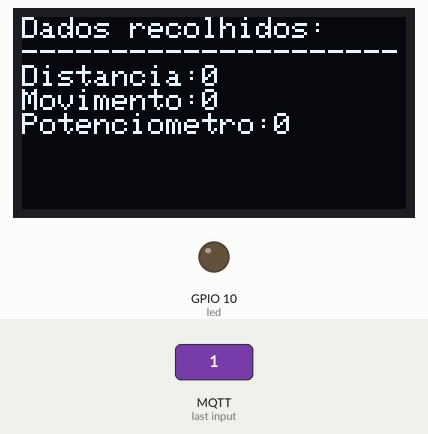
Bench run of a sketch on a simulated ESP32-S3. On the bench: 128×64 one-colour display, output pins drawn as LEDs (lit = HIGH). Inputs (shaded band) come from the test bench. WiFi joins after 1.5 s; servers stay silent unless stated; random numbers use the default seed unless the sketch sets one; no MQTT or app messages arrive unless stated; what the sketch prints to the serial monitor is not drawn.

10.0 s: MQTT message "1" arrives on the first subscribed topic
Above: at 10.6 s.
Timing chart, 0 to 13.0 s (numbered marks = the images above; inputs shaded):
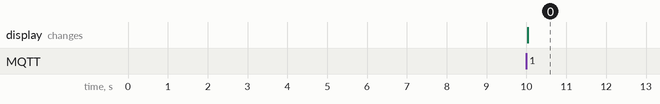

Measured:
- after the input at 10.0 s, the display: changes at once (image 0)

The sketch:

AT01_Receber.ino
```cpp
//Nome: Bruno Davi Dutka
//Turma: TDESI-V1
//Grupo: Bruno, Paulo e Vinicius Angelo

#include <WiFi.h>
#include <PubSubClient.h>
#include <ArduinoJson.h>
#include <Adafruit_SSD1306.h>
#include <Adafruit_GFX.h>

#define SCREEN_WIDTH 128  //Largura da tela em pixels
#define SCREEN_HEIGHT 64  //Altura da tela em pixels

#define I2C_SCK 6
#define I2C_SDA 5

Adafruit_SSD1306 tela(SCREEN_WIDTH, SCREEN_HEIGHT, &Wire, -1);

const String SSID = "Vi@@";
const String PSW = "vinicius";

const String brokerURL = "test.mosquitto.org"; //URL do broker    (servidor)
const int porta = 1883;                        //Porta do broker  (servidor)

const String topic_1 = "Carrinho/Cheios/1";

//Carrinho/Cheios/1

JsonDocument doc;

const int led = 10;

WiFiClient espClient;                 //Criando Cliente WiFi
PubSubClient mqttClient(espClient);   //Criando Cliente MQTT

void conexaoWifi();
void conexaoBroker();
void reconexaoWifi();
void reconexaoBroker();
void mandarMensagem();

void setup() {
  Wire.begin(I2C_SDA, I2C_SCK);  //Inicia comunicação I2C
  tela.begin(SSD1306_SWITCHCAPVCC, 0x3C);
  tela.clearDisplay();
  tela.setTextSize(1);
  tela.setTextColor(SSD1306_WHITE);
  tela.display();
  Serial.begin(115200);
  conexaoWifi();
  conexaoBroker();
  pinMode(led, OUTPUT);
  analogWrite(led, 0);
}

void loop() {
  mqttClient.loop();
  reconexaoWifi();
  reconexaoBroker();
}

void conexaoWifi(){
  Serial.println("Iniciando conexão com rede WiFi");
  while(WiFi.status() != WL_CONNECTED){
    WiFi.begin(SSID, PSW);
    Serial.print(".");
    delay(400);
    Serial.print(".");
    delay(400);
    Serial.println(".");
    delay(5000);
  }
  Serial.println("Rede de Wi-Fi conectada");
}

void reconexaoWifi(){
  if(WiFi.status() != WL_CONNECTED){
    Serial.println("Conexão de rede perdida!!!");
    conexaoWifi();
  }
}

void conexaoBroker(){
  Serial.println("Conectando ao broker...");
  mqttClient.setServer(brokerURL.c_str(), porta);
  String userId = "ESP_BRUNO";
  userId += String(random(0xffff), HEX);
  while(!mqttClient.connected()){
    mqttClient.connect(userId.c_str());
    Serial.print(".");
    delay(400);
    Serial.print(".");
    delay(400);
    Serial.println(".");
    delay(2000);
  }
  mqttClient.subscribe(topic_1.c_str());
  mqttClient.setCallback(callback);
  Serial.println("Conectado com sucesso!");
}

void callback(char* topic_1, byte* payload, unsigned long length){
  String resposta = "";
  for(int i = 0;  i < length; i++){
    resposta += (char) payload[i];
  }
  DeserializationError error = deserializeJson(doc, resposta);
  if(!error){
    int distance = doc["distancia_cm"];
    bool move = doc["movimento"];
    int limiar = doc["limiar_pot"];
    Serial.println("...");
    tela.clearDisplay();
    tela.setCursor(0,0);
    tela.println("Dados recolhidos:");
    tela.println("---------------------");
    tela.print("Distancia:");
    tela.println(distance);
    tela.print("Movimento:");
    tela.println(move);
    tela.print("Potenciometro:");
    tela.println(limiar);
    tela.display();
    if(distance < 20 && move == 1){
      analogWrite(led, 255);
    }
    else{
      analogWrite(led, 0);
    }
  }
}

void reconexaoBroker(){
  if(!mqttClient.connected()){
      Serial.println("Conexão com o broker perdida!!!");
      conexaoBroker();
    }
}
```
